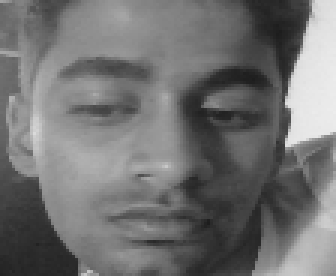
#> input picture face_image_extractor/basedata/training/arvinds/1.png, 112 x 92 px, given in place of the camera (shown 3 times larger)
$ python Create_Database.py
#> lines starting #> are read from the running program, lines starting #| are printed output that depends on the picture
import cv2, sys, numpy, os, time
count = 0
size = 4
fn_haar = 'haarcascade_frontalface_default.xml'
fn_dir = 'basedata/training'
fn_name = input("Enter the Person's Name: ")
#> the answer given: basedata/training/arvinds/1.png
path = os.path.join(fn_dir, fn_name)
if not os.path.isdir(path):
    os.mkdir(path)
(im_width, im_height) = (112, 92)
haar_cascade = cv2.CascadeClassifier(fn_haar)
webcam = cv2.VideoCapture(0)

print("Saving frames from video...")


while count < 45:
    (rval, im) = webcam.read()
#> im is the input picture: shape (92, 112, 3); min 29, max 237, mean 113.9
    im = cv2.flip(im, 1, 0)
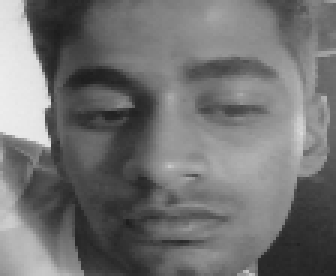
#> im: shape (92, 112, 3) (shown 3 times larger); min 29, max 237, mean 113.9
    gray = cv2.cvtColor(im, cv2.COLOR_BGR2GRAY)
    mini = cv2.resize(gray,(gray.shape[1]//size, gray.shape[0]//size))
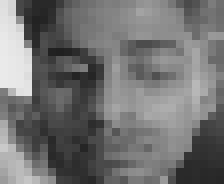
#> mini: shape (23, 28) (shown 8 times larger); min 32, max 234, mean 113.7
    faces = haar_cascade.detectMultiScale(mini)
#> faces = ()
    faces = sorted(faces, key=lambda x: x[3])
#> faces = []
    if faces:
        face_i = faces[0]
        (x, y, w, h) = [v * size for v in face_i]
        face = gray[y:y + h, x:x + w]
        face_resize = cv2.resize(face, (im_width, im_height))
        pin=sorted([int(n[:n.find('.')]) for n in os.listdir(path)
               if n[0]!='.' ]+[0])[-1] + 1
        cv2.imwrite('%s/%s.png' % (path, pin), face_resize)
        cv2.rectangle(im, (x, y), (x + w, y + h), (0, 255, 0), 3)
        cv2.putText(im, fn_name, (x - 10, y - 10), cv2.FONT_HERSHEY_PLAIN,
            1,(0, 255, 0))
        time.sleep(0.38)
        count += 1
    cv2.imshow('OpenCV', im)
    key = cv2.waitKey(10)
#> (key Esc is pressed here)
    if key == 27:
        break
print(str(count) + " images taken and saved to " + fn_name +" folder in database ")

$ run again, on face_image_extractor/basedata/training/arvinds/11.png
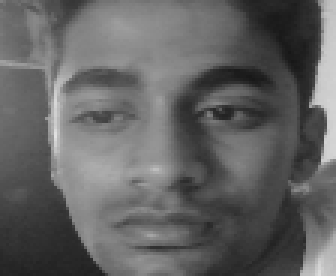
#> input picture face_image_extractor/basedata/training/arvinds/11.png, 112 x 92 px, given in place of the camera (shown 3 times larger)
#> im is the input picture: shape (92, 112, 3); min 23, max 225, mean 98.8
#> `im = cv2.flip(im, 1, 0)`:
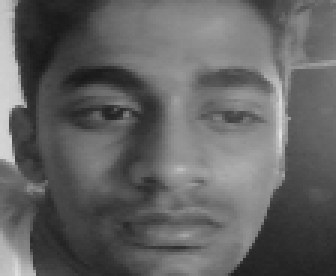
#> im: shape (92, 112, 3) (shown 3 times larger); min 23, max 225, mean 98.8
#> `mini = cv2.resize(gray,(gray.shape[1]//size, gray.shape[0]//size))`:
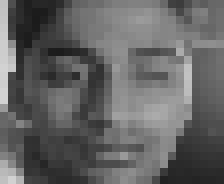
#> mini: shape (23, 28) (shown 8 times larger); min 27, max 210, mean 99.2
#> `faces = haar_cascade.detectMultiScale(mini)`: faces = ()
#> `faces = sorted(faces, key=lambda x: x[3])`: faces = []

$ run again, on face_image_extractor/basedata/training/arvinds/12.png
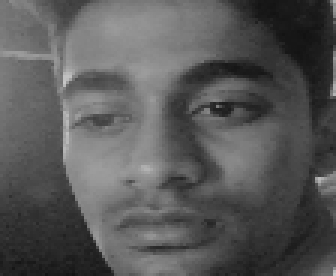
#> input picture face_image_extractor/basedata/training/arvinds/12.png, 112 x 92 px, given in place of the camera (shown 3 times larger)
#> im is the input picture: shape (92, 112, 3); min 18, max 198, mean 87.9
#> `im = cv2.flip(im, 1, 0)`:
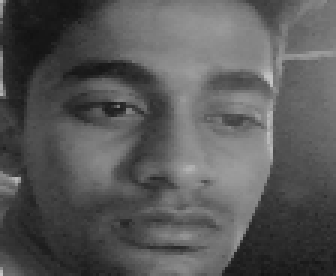
#> im: shape (92, 112, 3) (shown 3 times larger); min 18, max 198, mean 87.9
#> `mini = cv2.resize(gray,(gray.shape[1]//size, gray.shape[0]//size))`:
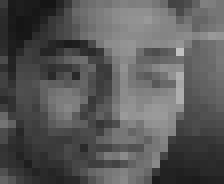
#> mini: shape (23, 28) (shown 8 times larger); min 21, max 192, mean 88.1
#> `faces = haar_cascade.detectMultiScale(mini)`: faces = ()
#> `faces = sorted(faces, key=lambda x: x[3])`: faces = []
